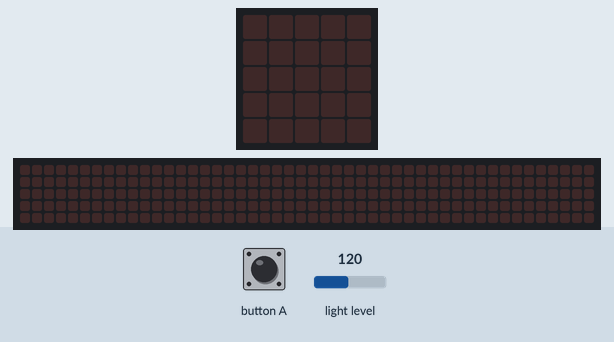
Simulated run of this program. Board: Calliope mini (MakeCode). Parts: the board's 5×5 LED display, a strip that is not on the board, showing the scrolling text unrolled. Inputs (shaded band) come from the test bench; at power-on: light level 120. The 48×5 strip is a reading aid, not a part: it shows the text the display is scrolling, unrolled, one strip-width of it at a time.

Above: at 1.2 s.
1.3 s: button A pressed for 0.15 s
At 1.82 s:
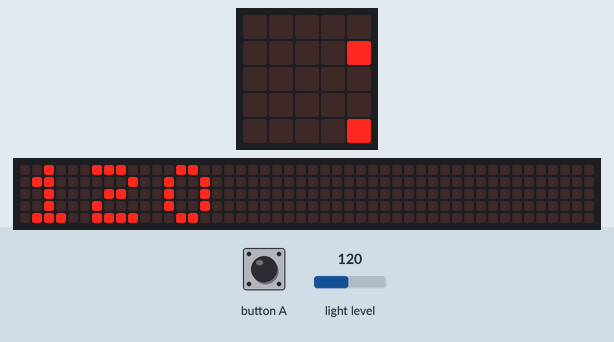
At 4.82 s:
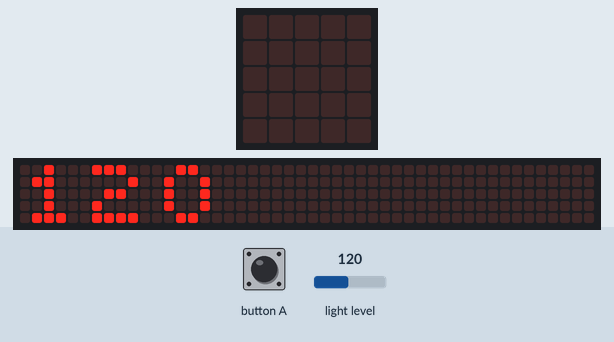
Timing chart, 0 to 6.3 s (numbered marks = the images above; inputs shaded):
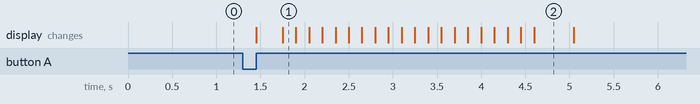

The program:

SHOW-Light-Level-on-BA.py
```python
def on_button_event_a():
    basic.show_number(input.light_level())
input.on_button_event(Button.A, input.button_event_click(), on_button_event_a)

"""
basic.set_led_color(0xffffff)

"""

"""
Normal in Box ~10
Mit Weißer LED >100
"""
```

Measured:
- after the input at 1.3 s, the display: first changes after 0.15 s (image 1 shows a later state)
- what the display in image 2 shows lasts 0.5 s, from 4.6 s to 5.1 s
